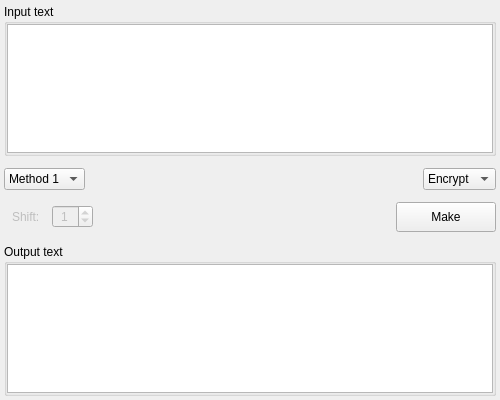
<?xml version="1.0" encoding="UTF-8"?>
<ui version="4.0">
 <class>polybius_square</class>
 <widget class="QWidget" name="polybius_square">
  <property name="geometry">
   <rect>
    <x>0</x>
    <y>0</y>
    <width>500</width>
    <height>400</height>
   </rect>
  </property>
  <property name="windowTitle">
   <string>Form</string>
  </property>
  <layout class="QVBoxLayout" name="verticalLayout">
   <property name="spacing">
    <number>12</number>
   </property>
   <property name="leftMargin">
    <number>4</number>
   </property>
   <property name="topMargin">
    <number>4</number>
   </property>
   <property name="rightMargin">
    <number>4</number>
   </property>
   <property name="bottomMargin">
    <number>4</number>
   </property>
   <item>
    <widget class="QGroupBox" name="group_box_input">
     <property name="title">
      <string>Input text</string>
     </property>
     <layout class="QVBoxLayout" name="verticalLayout_11">
      <property name="spacing">
       <number>0</number>
      </property>
      <property name="leftMargin">
       <number>0</number>
      </property>
      <property name="topMargin">
       <number>0</number>
      </property>
      <property name="rightMargin">
       <number>0</number>
      </property>
      <property name="bottomMargin">
       <number>0</number>
      </property>
      <item>
       <widget class="QTextEdit" name="text_edit_input"/>
      </item>
     </layout>
    </widget>
   </item>
   <item>
    <layout class="QHBoxLayout" name="horizontal_layout_1">
     <property name="spacing">
      <number>12</number>
     </property>
     <property name="leftMargin">
      <number>0</number>
     </property>
     <property name="topMargin">
      <number>0</number>
     </property>
     <item>
      <widget class="QComboBox" name="combo_box_method">
       <property name="sizePolicy">
        <sizepolicy hsizetype="Fixed" vsizetype="Fixed">
         <horstretch>0</horstretch>
         <verstretch>0</verstretch>
        </sizepolicy>
       </property>
       <item>
        <property name="text">
         <string>Method 1</string>
        </property>
       </item>
       <item>
        <property name="text">
         <string>Method 2</string>
        </property>
       </item>
      </widget>
     </item>
     <item>
      <spacer name="horizontal_spacer_1">
       <property name="orientation">
        <enum>Qt::Horizontal</enum>
       </property>
       <property name="sizeHint" stdset="0">
        <size>
         <width>40</width>
         <height>20</height>
        </size>
       </property>
      </spacer>
     </item>
     <item>
      <widget class="QComboBox" name="combo_box_mode">
       <property name="sizePolicy">
        <sizepolicy hsizetype="Fixed" vsizetype="Fixed">
         <horstretch>0</horstretch>
         <verstretch>0</verstretch>
        </sizepolicy>
       </property>
       <item>
        <property name="text">
         <string>Encrypt</string>
        </property>
       </item>
       <item>
        <property name="text">
         <string>Decrypt</string>
        </property>
       </item>
      </widget>
     </item>
    </layout>
   </item>
   <item>
    <layout class="QHBoxLayout" name="horizontal_layout_2">
     <property name="spacing">
      <number>12</number>
     </property>
     <property name="leftMargin">
      <number>8</number>
     </property>
     <item>
      <widget class="QLabel" name="label_shift">
       <property name="enabled">
        <bool>false</bool>
       </property>
       <property name="sizePolicy">
        <sizepolicy hsizetype="Fixed" vsizetype="Fixed">
         <horstretch>0</horstretch>
         <verstretch>0</verstretch>
        </sizepolicy>
       </property>
       <property name="styleSheet">
        <string notr="true"/>
       </property>
       <property name="text">
        <string>Shift:</string>
       </property>
      </widget>
     </item>
     <item>
      <widget class="QSpinBox" name="spin_box_shift">
       <property name="enabled">
        <bool>false</bool>
       </property>
       <property name="alignment">
        <set>Qt::AlignCenter</set>
       </property>
       <property name="minimum">
        <number>0</number>
       </property>
       <property name="singleStep">
        <number>1</number>
       </property>
       <property name="value">
        <number>1</number>
       </property>
      </widget>
     </item>
     <item>
      <spacer name="horizontal_spacer_2">
       <property name="orientation">
        <enum>Qt::Horizontal</enum>
       </property>
       <property name="sizeHint" stdset="0">
        <size>
         <width>40</width>
         <height>20</height>
        </size>
       </property>
      </spacer>
     </item>
     <item>
      <widget class="QPushButton" name="button_make">
       <property name="sizePolicy">
        <sizepolicy hsizetype="Fixed" vsizetype="Fixed">
         <horstretch>0</horstretch>
         <verstretch>0</verstretch>
        </sizepolicy>
       </property>
       <property name="minimumSize">
        <size>
         <width>100</width>
         <height>30</height>
        </size>
       </property>
       <property name="baseSize">
        <size>
         <width>0</width>
         <height>0</height>
        </size>
       </property>
       <property name="text">
        <string>Make</string>
       </property>
      </widget>
     </item>
    </layout>
   </item>
   <item>
    <widget class="QGroupBox" name="group_box_output">
     <property name="title">
      <string>Output text</string>
     </property>
     <layout class="QVBoxLayout" name="verticalLayout_12">
      <property name="spacing">
       <number>0</number>
      </property>
      <property name="leftMargin">
       <number>0</number>
      </property>
      <property name="topMargin">
       <number>0</number>
      </property>
      <property name="rightMargin">
       <number>0</number>
      </property>
      <property name="bottomMargin">
       <number>0</number>
      </property>
      <item>
       <widget class="QTextEdit" name="text_edit_output">
        <property name="readOnly">
         <bool>true</bool>
        </property>
       </widget>
      </item>
     </layout>
    </widget>
   </item>
  </layout>
 </widget>
 <resources/>
 <connections/>
</ui>
